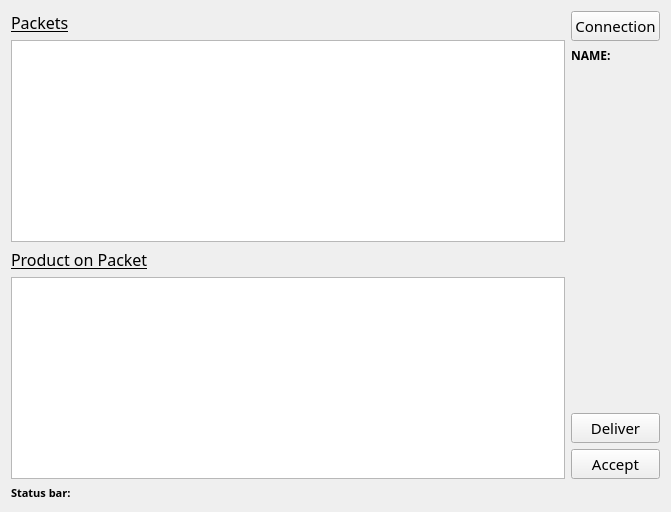
<?xml version="1.0" encoding="UTF-8"?>
<ui version="4.0">
 <class>MyClient</class>
 <widget class="QWidget" name="MyClient">
  <property name="geometry">
   <rect>
    <x>0</x>
    <y>0</y>
    <width>671</width>
    <height>512</height>
   </rect>
  </property>
  <property name="windowTitle">
   <string>MyClient</string>
  </property>
  <layout class="QGridLayout" name="gridLayout">
   <item row="0" column="1">
    <layout class="QVBoxLayout" name="verticalLayout_2">
     <item>
      <widget class="QPushButton" name="Connect_Serv">
       <property name="font">
        <font>
         <family>Mathcad UniMath</family>
         <pointsize>11</pointsize>
        </font>
       </property>
       <property name="text">
        <string>Connection</string>
       </property>
       <property name="icon">
        <iconset>
         <normaloff>images/connection.png</normaloff>images/connection.png</iconset>
       </property>
       <property name="iconSize">
        <size>
         <width>16</width>
         <height>16</height>
        </size>
       </property>
      </widget>
     </item>
     <item>
      <widget class="QLabel" name="label_3">
       <property name="font">
        <font>
         <family>Arial Black</family>
         <weight>75</weight>
         <bold>true</bold>
        </font>
       </property>
       <property name="text">
        <string>NAME:</string>
       </property>
      </widget>
     </item>
     <item>
      <spacer name="verticalSpacer">
       <property name="orientation">
        <enum>Qt::Vertical</enum>
       </property>
       <property name="sizeHint" stdset="0">
        <size>
         <width>20</width>
         <height>40</height>
        </size>
       </property>
      </spacer>
     </item>
     <item>
      <widget class="QPushButton" name="pushButton_2">
       <property name="font">
        <font>
         <family>Mathcad UniMath</family>
         <pointsize>11</pointsize>
        </font>
       </property>
       <property name="text">
        <string>Deliver</string>
       </property>
      </widget>
     </item>
     <item>
      <widget class="QPushButton" name="pushButton">
       <property name="font">
        <font>
         <family>Mathcad UniMath</family>
         <pointsize>11</pointsize>
        </font>
       </property>
       <property name="text">
        <string>Accept</string>
       </property>
      </widget>
     </item>
    </layout>
   </item>
   <item row="0" column="0">
    <layout class="QVBoxLayout" name="verticalLayout">
     <item>
      <widget class="QLabel" name="label_2">
       <property name="font">
        <font>
         <family>Mathcad UniMath</family>
         <pointsize>12</pointsize>
         <underline>true</underline>
        </font>
       </property>
       <property name="text">
        <string>Packets</string>
       </property>
      </widget>
     </item>
     <item>
      <widget class="QTableView" name="tableView">
       <property name="sortingEnabled">
        <bool>true</bool>
       </property>
      </widget>
     </item>
     <item>
      <widget class="QLabel" name="label">
       <property name="font">
        <font>
         <family>Mathcad UniMath</family>
         <pointsize>12</pointsize>
         <underline>true</underline>
        </font>
       </property>
       <property name="text">
        <string>Product on Packet</string>
       </property>
      </widget>
     </item>
     <item>
      <widget class="QTableView" name="tableView_2">
       <property name="sortingEnabled">
        <bool>true</bool>
       </property>
      </widget>
     </item>
    </layout>
   </item>
   <item row="1" column="0">
    <widget class="QLabel" name="label_4">
     <property name="font">
      <font>
       <family>Unispace</family>
       <pointsize>8</pointsize>
       <weight>75</weight>
       <bold>true</bold>
      </font>
     </property>
     <property name="text">
      <string>Status bar:</string>
     </property>
    </widget>
   </item>
  </layout>
 </widget>
 <resources/>
 <connections/>
</ui>
